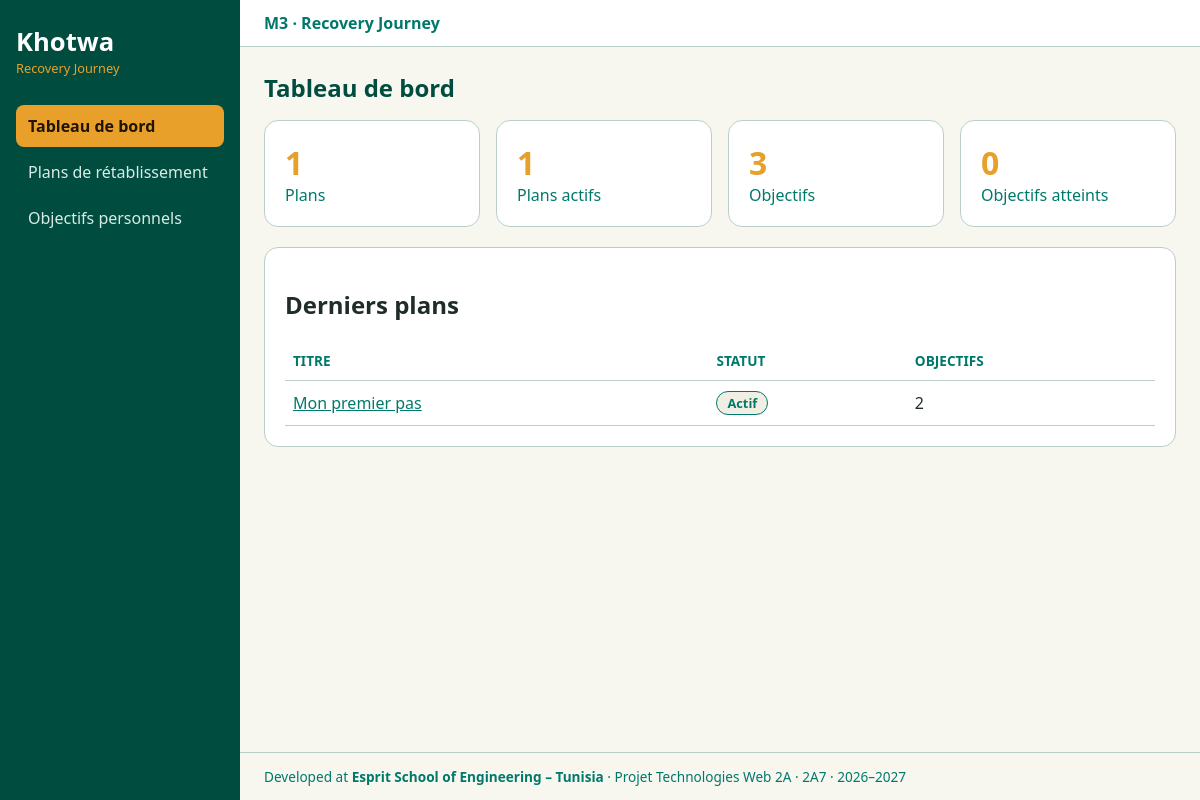
The page / on the database its author committed.
### tables this page shows
CREATE TABLE IF NOT EXISTS recovery_plan (
  id          INT AUTO_INCREMENT PRIMARY KEY,
  title       VARCHAR(150) NOT NULL,
  description TEXT NULL,
  start_date  DATE NOT NULL,
  end_date    DATE NULL,
  status      ENUM('active','paused','completed') NOT NULL DEFAULT 'active',
  created_at  TIMESTAMP DEFAULT CURRENT_TIMESTAMP
);

### app/Controllers/Controller.php (called while the page is built, shortened)
<?php
abstract class Controller
{
    protected function render(string $view, array $data = [], ?string $scriptsView = null): void
    {
        $content      = $this->capture(__DIR__ . '/../Views/pages/' . $view . '.php', $data);
        require_once __DIR__ . '/../Views/layout.php';
    }
    private function capture(string $file, array $data): string
    {
        extract($data, EXTR_SKIP);
        require $file;
        return (string) ob_get_clean();
    }
}

### app/Controllers/DashboardController.php (called while the page is built, shortened)
<?php
class DashboardController extends Controller
{
    public function index(): void
    {
        $stats = [
            'plans'        => RecoveryPlan::count(),
            'plans_active' => RecoveryPlan::count('active'),
            'goals'        => Goal::count(),
            'goals_done'   => Goal::count('done'),
        ];
        $recent = array_slice(RecoveryPlan::all(), 0, 5);
        $this->render('dashboard', compact('stats', 'recent'));
    }
}

### index.php (called while the page is built, shortened)
<?php
spl_autoload_register(function (string $class): void {
    $file = __DIR__ . '/app/' . str_replace('\\', '/', substr($class, 4)) . '.php';
});
require __DIR__ . '/app/helpers.php';
$routes = require __DIR__ . '/app/routes.php';
$page = $_GET['page'] ?? 'dashboard';
if (!is_string($page) || !isset($routes[$page])) {
    http_response_code(404);
    [$class, $method] = $routes['404'];
} else {
    [$class, $method] = $routes[$page];
}
(new $class())->$method();

### config.php (called while the page is built)
<?php
return [
    'dsn'  => 'mysql:host=localhost;dbname=khotwa;charset=utf8mb4',
    'user' => 'root',
    'pass' => '',
];

### app/Models/Model.php (called while the page is built, shortened)
<?php
abstract class Model
{
    private static ?\PDO $pdo = null;
    protected static function db(): \PDO
    {
        if (self::$pdo === null) {
            $c = require __DIR__ . '/../../config.php';
            self::$pdo = new \PDO($c['dsn'], $c['user'], $c['pass'], [
                \PDO::ATTR_ERRMODE            => \PDO::ERRMODE_EXCEPTION,
                \PDO::ATTR_DEFAULT_FETCH_MODE => \PDO::FETCH_ASSOC,
            ]);
        }
        return self::$pdo;
    }
}

### app/Models/RecoveryPlan.php (called while the page is built, shortened)
<?php
class RecoveryPlan extends Model
{
    public static function all(): array
    {
        return self::db()->query(
            'SELECT p.*, (SELECT COUNT(*) FROM plan_goal pg WHERE pg.plan_id = p.id) AS goals_count
             FROM recovery_plan p ORDER BY p.created_at DESC, p.id DESC'
        )->fetchAll();
    }
    public static function count(?string $status = null): int
    {
        if ($status === null) {
            return (int) self::db()->query('SELECT COUNT(*) FROM recovery_plan')->fetchColumn();
        }
        $s = self::db()->prepare('SELECT COUNT(*) FROM recovery_plan WHERE status = ?');
        $s->execute([$status]);
        return (int) $s->fetchColumn();
    }
}

### app/Models/Goal.php (called while the page is built, shortened)
<?php
class Goal extends Model
{
    public static function count(?string $status = null): int
    {
        if ($status === null) {
            return (int) self::db()->query('SELECT COUNT(*) FROM goal')->fetchColumn();
        }
        $s = self::db()->prepare('SELECT COUNT(*) FROM goal WHERE status = ?');
        $s->execute([$status]);
        return (int) $s->fetchColumn();
    }
}

### app/helpers.php (called while the page is built, shortened)
<?php
function e($v): string { return htmlspecialchars((string) $v, ENT_QUOTES, 'UTF-8'); }
function url(string $page, array $params = []): string
{
    return 'index.php?' . http_build_query(['page' => $page] + $params);
}

### app/Views/pages/dashboard.php (the view)
<h1>Tableau de bord</h1>
<div class="stats">
    <div class="card stat"><b><?= $stats['plans'] ?></b><span>Plans</span></div>
    <div class="card stat"><b><?= $stats['plans_active'] ?></b><span>Plans actifs</span></div>
    <div class="card stat"><b><?= $stats['goals'] ?></b><span>Objectifs</span></div>
    <div class="card stat"><b><?= $stats['goals_done'] ?></b><span>Objectifs atteints</span></div>
</div>
<div class="card">
    <h2>Derniers plans</h2>
    <?php if (!$recent): ?>
        <p class="muted">Aucun plan pour le moment. <a href="<?= url('plan-form') ?>">Créer un plan</a></p>
    <?php else: ?>
        <table>
            <tr><th>Titre</th><th>Statut</th><th>Objectifs</th></tr>
            <?php foreach ($recent as $p): ?>
                <tr>
                    <td><a href="<?= url('plan-form', ['id' => $p['id']]) ?>"><?= e($p['title']) ?></a></td>
                    <td><span class="badge badge-<?= e($p['status']) ?>"><?= e(\App\Models\RecoveryPlan::STATUSES[$p['status']]) ?></span></td>
                    <td><?= (int) $p['goals_count'] ?></td>
                </tr>
            <?php endforeach; ?>
        </table>
    <?php endif; ?>
</div>

### app/Views/assets/css/main.css (style rules this page uses)
:root { --green: #004d40; --teal: #00796b; --orange: #e8a02a; --cream: #f1efe3; --line: #b9cfc8; --text: #1f2d2a; --danger: #b3261e; --bg: #f7f6ef; --card: #ffffff; }
* { box-sizing: border-box; }
body { margin: 0; font-family: "Segoe UI", Calibri, Arial, sans-serif; background: var(--bg); color: var(--text); }
a { color: var(--teal); }
h1 { color: var(--green); margin: 0 0 16px; }
.card { background: var(--card); border: 1px solid var(--line); border-radius: 14px; padding: 20px; margin-bottom: 20px; }
.stats { display: grid; grid-template-columns: repeat(auto-fit, minmax(150px, 1fr)); gap: 16px; }
.stat b { display: block; font-size: 2rem; color: var(--orange); }
.stat span { color: var(--teal); }
table { width: 100%; border-collapse: collapse; }
th, td { text-align: left; padding: 10px 8px; border-bottom: 1px solid var(--line); vertical-align: middle; }
th { color: var(--teal); font-size: .85rem; text-transform: uppercase; }
.badge { display: inline-block; padding: 2px 10px; border-radius: 999px; background: var(--cream); border: 1px solid var(--line); font-size: .8rem; font-weight: 600; }
.badge-active, .badge-in_progress { border-color: var(--teal); color: var(--teal); }

### rows shown on the page
recovery_plan: title "Mon premier pas", status "Actif", goals_count "2"

### other values the page prints
$stats['plans'] "1"
$stats['plans_active'] "1"
$stats['goals'] "3"
$stats['goals_done'] "0"
